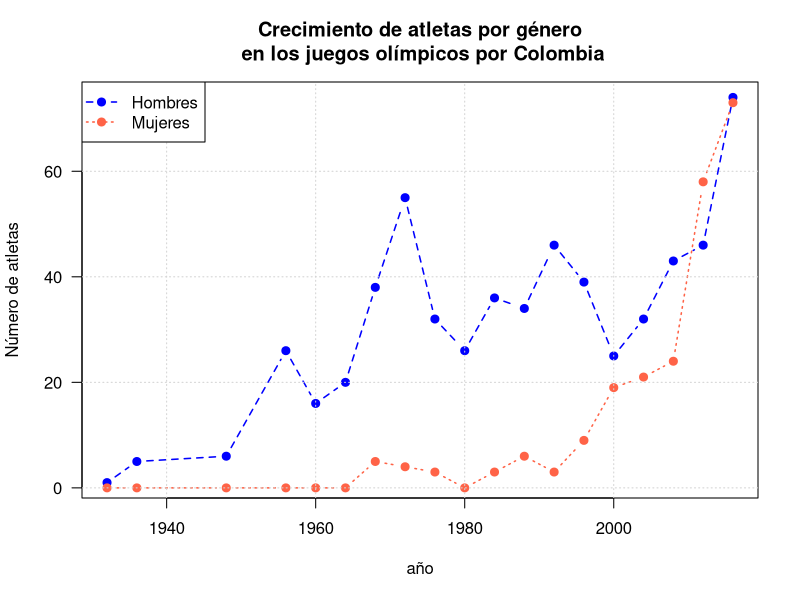

Generate this figure with R:
## ---- chunk 1
knitr::opts_chunk$set(echo = TRUE)
## ---- chunk 2
# Lectura de la base de datos
olimpicos <- read.csv2("colombia_olimpicos.csv", fileEncoding = "utf8")
summary(olimpicos)
## ---- chunk 3
with(olimpicos, plot(año, hombres, type = "b", las = 1, lty = 2, lwd = 1.5,
                     ylab = "Número de atletas", col = "blue", pch = 19,
                     main = "Crecimiento de atletas por género\n en los juegos olímpicos por Colombia"))
with(olimpicos, lines(año, mujeres, lty = 3, col = "tomato", lwd = 1.5, 
                      type = "b", pch = 19))
grid()
legend("topleft", legend = c("Hombres", "Mujeres"),
       col = c("blue", "tomato"), lty = c(2, 3), lwd = 1.5, pch = 19)

